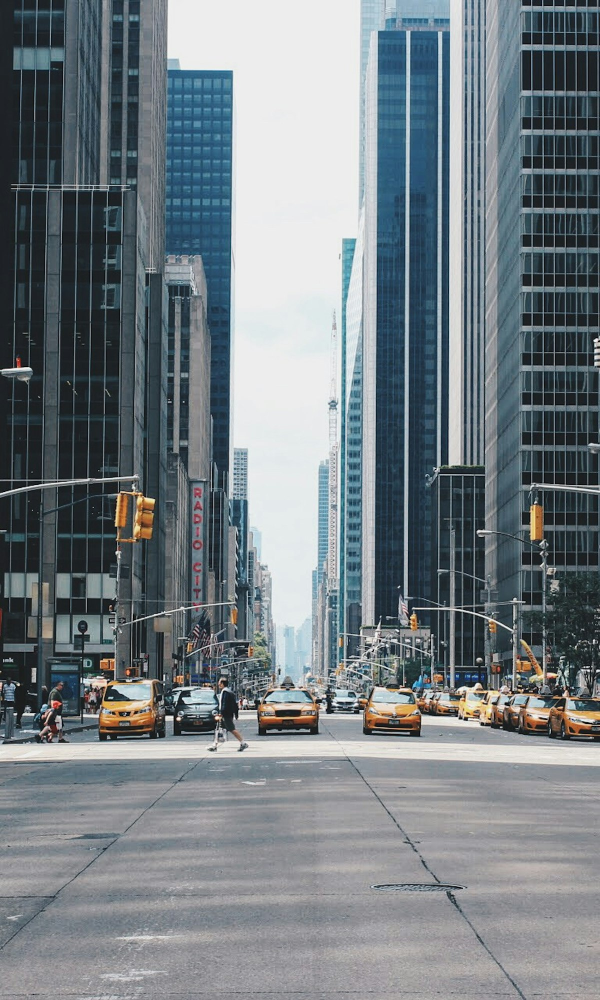
#> input picture mobile/assets/media/photo-1449824913935-59a10b8d2000.jpg, 1200 x 2000 px (shown at 1/2 size)
$ python gen_grid_previews.py
#> lines starting #> are read from the running program, lines starting #| are printed output that depends on the picture
#!/usr/bin/env python3
# -*- coding: utf-8 -*-
"""为所有功能宫格生成"效果预览缩略图"。

背景
----
宫格（滤镜 / 特效 / 转场 / 蒙版）在 UI 上是一格一个正方形缩略图。
此前这些格子只有两种状态：
  · 真机上由桥的 presetFrame 现场渲染（能反映效果）
  · 网页/静态版退到 static/preset_sm、face_sm 等底图 —— 而这些底图
    是几年前的欧美面孔或通用风景，且 preset_sm 已被删除，
    结果宫格大面积空白或风格不符。
本脚本生成一套**统一风格、每格不重复**的宫格缩略图，作为离线兜底。

**本脚本不由开发者在本地执行**（本地是 aarch64 手机环境）。
它由 .github/workflows/gen-assets.yml 在 GitHub Actions（x64）上运行，
产物自动提交回仓库。本地只改代码、看 CI 结果。

id 对齐（硬约束）
-----------------
下面三张清单的 **id 必须与 assets/l3-spec.js 完全一致**，
因为 l3-panel 用 `${kind}_${item.id}` 去 map.json 里查图。
id 错位 = 点了「电影」却显示「黑白」的缩略图 —— 属于虚假实现。

设计约定（与 UI 一致）
----------------------
· 尺寸 160x160 正方形，与 .l3grid .cell .thumb 的 aspect-ratio 1/1 对齐
· 底图用 mobile/static/faces/ 下的黏土表情（卡通，不受真人肖像权限制）
· **每格用不同的黏土图**：按 (kind, id) 做稳定散列选图，
  同一效果每次构建得到同一张，不同效果必定不同
· 效果本身按该功能的真实语义做近似（滤镜偏色调、转场偏叠加位移、
  蒙版偏区域裁切），让人一眼能看出差异

输出
----
mobile/static/grid/<kind>_<id>.jpg
mobile/static/grid/map.json   —— key 形如 "filter_1" → "grid/filter_1.jpg"
"""
import hashlib
import json
import math
import os
import random
import sys

from PIL import Image, ImageChops, ImageDraw, ImageFilter, ImageEnhance, ImageOps

ROOT = os.path.dirname(os.path.dirname(os.path.abspath(__file__)))
SRC_DIR = os.path.join(ROOT, 'static', 'faces')
OUT_DIR = os.path.join(ROOT, 'static', 'grid')
SIZE = 160

# ---------------------------------------------------------------- 实景底图
# 宫格底图优先用实景照片（assets/media/ 下的真实摄影），没有才退到黏土表情。
#
# 为什么必须优先实景：
#   · 滤镜 13 个全是**调色**。黏土表情是大面积纯色的扁平卡通，
#     色相单一、几乎没有暗部和高光，调色差异被压得看不出来；
#   · 特效里的马赛克/扫描线/故障/色散靠**纹理细节**，扁平图同样体现不出；
#   · 真实照片有肤色、天空、深色物体、高光，才覆盖完整色域与亮度范围。
#
# 为什么「同一 kind 固定同一张底图」：
#   旧实现给每格按 md5 散列取不同的黏土图，于是
#   filter_1（方块脸）和 filter_4（嘴唇）的差异主要来自**底图不同**，
#   用户无法把差异归因到滤镜本身 —— 与 id 错位一样属于误导性展示。
#   固定底图后，13 格之间唯一的变量就是滤镜。
#
# 例外：effect 允许每格不同底图（用户确认）。
#   特效改的是结构/质感，底图不同不影响理解，反而让宫格更有辨识度。
REAL_DIR = os.path.join(ROOT, 'assets', 'media')
# 主底图：纽约街道。选它的理由：肤色（行人）、天空、深色建筑、灰色路面、
# 黄色车体全都有，色域与明暗层次最完整。纹理细节足够看清马赛克/扫描线。
BASE_MAIN = 'photo-1449824913935-59a10b8d2000.jpg'
# 转场 B 面：星空雪山。相对主底图在色调（冷/暖）、明暗（夜/昼）、
# 构图（横/竖线）三方面都对立，A→B 的变化才看得清。
BASE_ALT = 'night.jpg'

# ---------------------------------------------------------------- 效果清单
# 与 assets/l3-spec.js 一一对应（FILTERS / EFFECTS / TRANSITIONS / MASKS）。
# 改这里之前先改 l3-spec.js，并且两边 id 必须一致。

# FilterStyle 1..13（core/filters.h）
FILTERS = [
    (1, 'movie'), (2, 'retro'), (3, 'fresh'), (4, 'black_white'),
    (5, 'cyber'), (6, 'japanese'), (7, 'film'), (8, 'warm_sun'),
    (9, 'cool_tone'), (10, 'hong_kong'), (11, 'high_gray'), (12, 'cream'),
    (13, 'negative'),
]

# EffectType 13..35（core/effects.h）
EFFECTS = [
    (13, 'glitch'), (14, 'split_screen'), (15, 'mirror'), (16, 'radial_blur'),
    (17, 'scanlines'), (18, 'rgb_split'), (29, 'flash'), (30, 'mosaic'),
    (19, 'snow'), (20, 'rain'), (21, 'light_leak'), (22, 'old_film'),
    (23, 'starburst'),
    (24, 'zoom_punch'), (25, 'whip_pan'), (26, 'beat_flicker'),
    (27, 'beat_rhythm'), (28, 'motion_blur'),
    (31, 'jitter'), (32, 'zoom_in'), (33, 'edge_detect'), (34, 'slim'),
    (35, 'glow_outline'),
]

# TransitionType 0..33（core/transition.cpp）
TRANSITIONS = [
    (0, 'cross_dissolve'), (1, 'fade_black'), (2, 'fade_in_black'),
    (3, 'flash_white'), (4, 'wipe_left'), (5, 'wipe_right'),
    (6, 'slide_up'), (7, 'zoom_in'), (8, 'hard_cut'), (9, 'color_dissolve'),
    (10, 'blur_dissolve'), (11, 'pull_back'), (12, 'rotate'),
    (13, 'whip_pan'), (14, 'zoom_punch'), (15, 'ripple'), (16, 'liquify'),
    (17, 'fisheye'), (18, 'glitch_warp'), (19, 'rgb_split'),
    (20, 'signal_noise'), (21, 'digital_noise'), (22, 'light_sweep'),
    (23, 'lens_flare'), (24, 'exposure_flash'), (25, 'circle_wipe'),
    (26, 'blinds'), (27, 'mosaic_split'), (28, 'pixelate'),
    (29, 'particles'), (30, 'smoke'), (31, 'bokeh'),
    (32, 'film_flicker'), (33, 'film_scratch'),
]

# MaskShape 1..6（core/mask.h）
MASKS = [
    (1, 'linear'), (2, 'mirror'), (3, 'circle'),
    (4, 'rect'), (5, 'star'), (6, 'heart'),
]


# ---------------------------------------------------------------- 工具函数
def _clay_files():
    if not os.path.isdir(SRC_DIR):
        raise SystemExit(f'找不到黏土底图目录：{SRC_DIR}')
    files = sorted(f for f in os.listdir(SRC_DIR) if f.endswith('.png'))
    if not files:
        raise SystemExit(f'黏土底图目录为空：{SRC_DIR}')
    return files


CLAY_FILES = None
_REAL_CACHE = {}


def has_real_base():
    """实景底图是否可用。不可用时整个脚本退回黏土表情。"""
    return (os.path.isdir(REAL_DIR)
            and os.path.isfile(os.path.join(REAL_DIR, BASE_MAIN))
            and os.path.isfile(os.path.join(REAL_DIR, BASE_ALT)))


def load_real(filename, size=SIZE):
    """读实景照片，居中裁成正方形再缩放（避免拉伸变形）。

    size 允许调用方指定：转场要按最终画布尺寸取两次，免得后续再缩放两次。
    """
#> called with filename = 'photo-1449824913935-59a10b8d2000.jpg', size = 160
    key = (filename, size)
    if key in _REAL_CACHE:
        return _REAL_CACHE[key].copy()
    path = os.path.join(REAL_DIR, filename)
    if not os.path.isfile(path):
        raise SystemExit(f'找不到实景底图：{path}')
    im = Image.open(path).convert('RGB')
#> im is the input picture: PIL image 1200x2000 RGB; mean R, G, B 116.7, 125.5, 130.7
    w, h = im.size
    side = min(w, h)
    im = im.crop(((w - side) // 2, (h - side) // 2,
                  (w - side) // 2 + side, (h - side) // 2 + side))
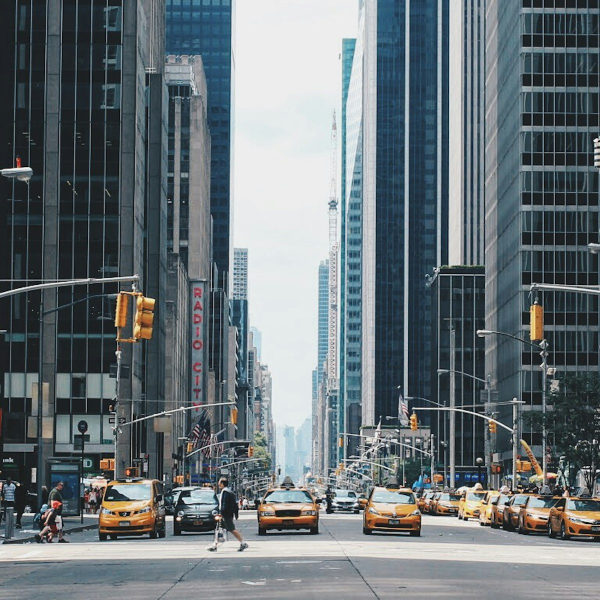
#> im: PIL image 1200x1200 RGB (shown at 1/2 size); mean R, G, B 105.3, 114.8, 119.1
    im = im.resize((size, size), Image.LANCZOS)
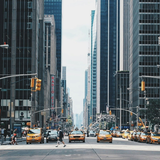
#> im: PIL image 160x160 RGB; mean R, G, B 105.3, 114.8, 119.1
    _REAL_CACHE[key] = im.copy()
    return im


def _clay_files_or_empty():
    try:
        return _clay_files()
    except SystemExit:
        return []


# [19 lines left out: functions load_clay, stable_index, not called in this run]


def tint(im, rgb, strength=1.0, mix=0.55):
    """暖/冷色调偏移：按目标色**分别缩放 R/G/B 通道**，保留原图色相差异。

    **不能用「转灰度再乘目标色」**：那样会丢掉一切原始色相，
    整张图变成单色调（sepia）。在纯色扁平卡通上还勉强，
    换成色彩丰富的实景照片后，「电影感 / 胶片 / 暖阳 / 港风」
    会全部塌成同一种橙色单色，13 个滤镜看起来几乎一样 ——
    比不换底图更糟。

    正确做法是通道级增益：目标色归一化到 R:G:B 比例，
    再按该比例乘到原图的各通道上。这样：
      · 暖色调（R>B）让原本就偏暖的区域更暖，偏冷的仍偏冷；
      · 保留肤色与非肤色的区别，也保留明暗层次。
    """
#> called with rgb = (232, 180, 132), strength = 1, mix = 0.55
    r, g, b = rgb
    # 归一化到 G=1（避免整体变亮/变暗，只改色相倾向）
    gr = (r / 255.0) / max(1e-6, g / 255.0)
    gb = (b / 255.0) / max(1e-6, g / 255.0)
    # 通道增益 -> LUT，避免逐像素 Python 循环（160x160 也能快很多）
    def _lut(factor):
        return [max(0, min(255, int(i * factor * strength))) for i in range(256)]
    lut_r = _lut(gr)
    lut_g = _lut(1.0)
    lut_b = _lut(gb)
    ch_r, ch_g, ch_b = im.split()
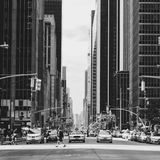
#> ch_r: PIL image 160x160 L; min 0, max 250, mean 105.3
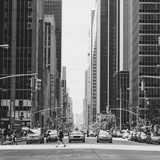
#> ch_g: PIL image 160x160 L; min 2, max 245, mean 114.8
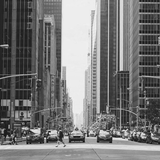
#> ch_b: PIL image 160x160 L; min 4, max 243, mean 119.1
    out = Image.merge('RGB', (ch_r.point(lut_r), ch_g.point(lut_g), ch_b.point(lut_b)))
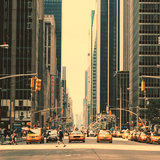
#> out: PIL image 160x160 RGB; mean R, G, B 129.2, 114.8, 86.9
    return Image.blend(im, out, mix)


def vgrad(im, top, bottom, alpha=0.45):
    """上下渐变叠加（转场/光效类用）。"""
    w, h = im.size
    layer = Image.new('RGB', (w, h))
    d = ImageDraw.Draw(layer)
    for y in range(h):
        t = y / max(1, h - 1)
        d.line([(0, y), (w, y)], fill=(
            int(top[0] * (1 - t) + bottom[0] * t),
            int(top[1] * (1 - t) + bottom[1] * t),
            int(top[2] * (1 - t) + bottom[2] * t),
        ))
    return Image.blend(im, layer, alpha)


def hgrad(im, left, right, alpha=0.45):
    """左右渐变叠加（光晕扫过/甩镜类用）。"""
    w, h = im.size
    layer = Image.new('RGB', (w, h))
    d = ImageDraw.Draw(layer)
    for x in range(w):
        t = x / max(1, w - 1)
        d.line([(x, 0), (x, h)], fill=(
            int(left[0] * (1 - t) + right[0] * t),
            int(left[1] * (1 - t) + right[1] * t),
            int(left[2] * (1 - t) + right[2] * t),
        ))
    return Image.blend(im, layer, alpha)


def noise_overlay(im, eid, amount=28, step=1):
    """确定性噪点叠加（同一 id 每次一样）。"""
    w, h = im.size
    rnd = random.Random(eid * 2654435761 + 17)
    px = im.load()
    for y in range(0, h, step):
        for x in range(0, w, step):
            n = rnd.randint(-amount, amount)
            r, g, b = px[x, y]
            px[x, y] = (max(0, min(255, r + n)),
                        max(0, min(255, g + n)),
                        max(0, min(255, b + n)))
    return im


# ---------------------------------------------------------------- 滤镜
"""滤镜参数。改之前先读下面这段「可辨识度」说明。

**参数必须让 13 格两两可辨。** 在固定同一张底图后（见 pick_base），
格与格之间唯一的变量就是这组参数 —— 两个参数太接近时，用户会看到
两个几乎一样的格子，等于实际只做了 12 个滤镜。

实测（160x160、纽约街道底图，两两 RGB 的 RMS 差异）：
  · 旧参数：最小 RMS 3.23（movie vs film），中位数 6.99
  · 现参数：最小 RMS 4.80（japanese vs cream），中位数 8.86

拉开差距的主要手段，按有效性排序：
  1. **饱和度对立**最有效 —— retro(sat .46) vs warm_sun(1.42) 差 1.0 档；
  2. **亮度**次之 —— cream 提亮 1.16 + 低饱和，与 film 的自然饱和拉开；
  3. **色相方向**要成对而非同向 —— japanese 走粉（B 抬近 R），
     cream 走暖黄（B 压低），两者都亮但色相相反；
  4. 单靠 tint 暖度不够：movie 与 retro 暖度几乎相同（+0.398 / +0.400），
     必须靠 contrast/sat 分开。

**main() 末尾有硬自检**：任何两格 RMS < 3.5 直接判失败，防止改参数
把某两格又调成一样。这个阈值取在"肉眼勉强可辨"之下，留了余量。
"""
FILTER_PARAMS = {
    # 电影感：重对比 + 明显褪色（低饱和），是"电影调色"的典型特征
    'movie':       dict(tint=(232, 180, 132), contrast=1.32, sat=0.58),
    # 复古：比 movie 更淡、对比更低，偏土黄
    'retro':       dict(tint=(218, 180, 118), contrast=0.78, sat=0.46),
    'fresh':       dict(tint=(150, 255, 196), sat=1.34),
    'black_white': dict(mode='gray'),
    'cyber':       dict(tint=(100, 212, 255), sat=1.50, contrast=1.20),
    # 日系：粉紫调（B 抬到 248，接近 R），低饱和、提亮
    'japanese':    dict(tint=(255, 214, 248), bright=1.14, sat=0.72),
    # 胶片：暖但保持自然饱和、对比略高
    'film':        dict(tint=(255, 222, 176), contrast=1.14, sat=1.04),
    # 暖阳：最暖 + 最高饱和
    'warm_sun':    dict(tint=(255, 162, 80), contrast=1.12, sat=1.42),
    'cool_tone':   dict(tint=(150, 190, 255)),
    # 港风：重暖 + 重对比
    'hong_kong':   dict(tint=(255, 140, 104), contrast=1.36, sat=1.26),
    # 高级灰：几乎去色 + 重对比
    'high_gray':   dict(sat=0.13, contrast=1.44),
    # 奶油：亮 + 暖黄（B 压低），与日系的粉调相反
    'cream':       dict(tint=(255, 238, 190), bright=1.16, sat=0.96),
    'negative':    dict(mode='invert'),
}


def make_filter(im, eid, slug):
    """滤镜：整体色调。参考真实滤镜语义，差异要肉眼可辨。"""
    p = FILTER_PARAMS.get(slug)
    if p is None:
        # 清单里有、字典里没有 —— 直接报错让 CI 抓到，
        # 不静默返回原图（那是「看着有格子、实际没效果」的假功能）。
        raise KeyError(f'FILTER_PARAMS 缺少 slug={slug!r} 的参数定义')
    out = im
    if p.get('mode') == 'gray':
        return ImageEnhance.Contrast(out.convert('L').convert('RGB')).enhance(1.05)
    if p.get('mode') == 'invert':
        return ImageOps.invert(out)
    if p.get('tint'):
        out = tint(out, p['tint'])
    if p.get('bright'):
        out = ImageEnhance.Brightness(out).enhance(p['bright'])
    if p.get('contrast'):
        out = ImageEnhance.Contrast(out).enhance(p['contrast'])
#> (the rest of the program and of its run is left out)
